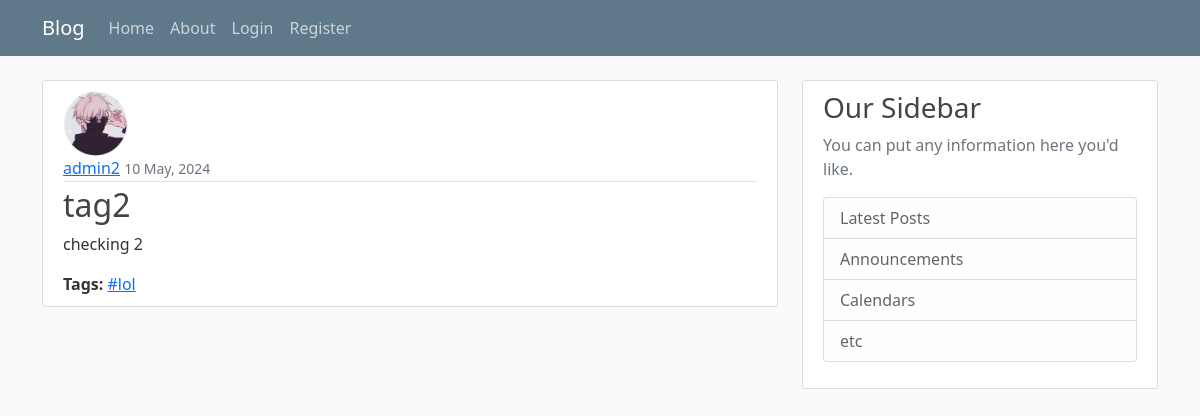
The app's page /blog/post/2/ with its own data.
### blog/models.py (models this page shows, shortened)
class Post(models.Model):
    title = models.CharField(max_length=100)
    content = models.TextField()
    date = models.DateTimeField(default=timezone.now)
    author = models.ForeignKey(User, on_delete=models.CASCADE)
    tags = models.ManyToManyField(Tag, blank=True)

class Tag(models.Model):
    name = models.CharField(max_length=50, unique=True)

### users/models.py (models this page shows, shortened)
class Profile(models.Model):
    user = models.OneToOneField(User, on_delete=models.CASCADE)
    image = models.ImageField(default='default.jpg', upload_to='profile_pics')

### blog/views.py (the view)
# urls.py: path('post/<int:pk>/', PostDetailView.as_view(), name='post-detail'),
class PostDetailView(DetailView):
    model = Post

### blog/templates/blog/post_detail.html
{% extends "blog/base.html" %}
{% block content %}
    <article class="media content-section">
        <img class="rounded-circle article-img" src="{{ object.author.profile.image.url }}">
        <div class="media-body">
            <div class="article-metadata">
                <a class="mr-2" href="#">{{ object.author }}</a>
                <small class="text-muted">{{ object.date|date:"d F, Y" }}</small>
            </div>
            <h2>{{ object.title }}</h2>
            <p class="article-content">{{ object.content }}</p>
            {% if object.tags.exists %}
            <div class="article-tags">
                <strong>Tags:</strong>
                {% for tag in object.tags.all %}
                    <a href="{% url 'search-tags' tag.name %}">#{{ tag.name }}</a>
                {% endfor %}
            </div>
            {% endif %}
        </div>
    </article>
{% endblock content %}

### blog/static/blog/main.css (style rules this page uses)
body { background: #fafafa; color: #333333; margin-top: 5rem; }
h1, h2, h3, h4, h5, h6 { color: #444444; }
.content-section { background: #ffffff; padding: 10px 20px; border: 1px solid #dddddd; border-radius: 3px; margin-bottom: 20px; }
.article-content { white-space: pre-line; }
.article-img { height: 65px; width: 65px; margin-right: 16px; }
.article-metadata { padding-bottom: 1px; margin-bottom: 4px; border-bottom: 1px solid #e3e3e3 }

### records on screen
Post: author.profile.image (placeholder picture), author "admin2", date "10 May, 2024", title "tag2", content "checking 2"
Tag: name "lol"
